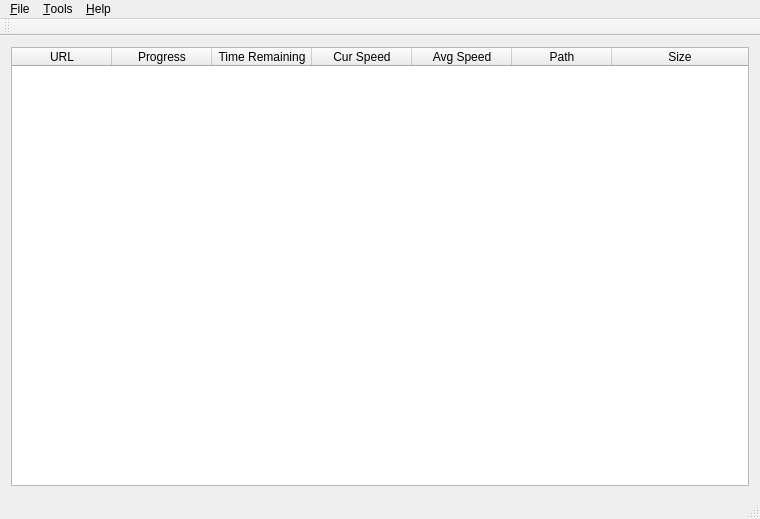
<?xml version="1.0" encoding="UTF-8"?>
<ui version="4.0">
 <class>MainWindow</class>
 <widget class="QMainWindow" name="MainWindow">
  <property name="geometry">
   <rect>
    <x>0</x>
    <y>0</y>
    <width>760</width>
    <height>519</height>
   </rect>
  </property>
  <property name="acceptDrops">
   <bool>false</bool>
  </property>
  <property name="windowTitle">
   <string>YAD</string>
  </property>
  <widget class="QWidget" name="centralWidget">
   <layout class="QVBoxLayout" name="verticalLayout">
    <item>
     <widget class="QTreeWidget" name="downloadWidget">
      <column>
       <property name="text">
        <string>URL</string>
       </property>
       <property name="textAlignment">
        <set>AlignHCenter|AlignVCenter|AlignCenter</set>
       </property>
      </column>
      <column>
       <property name="text">
        <string>Progress</string>
       </property>
       <property name="textAlignment">
        <set>AlignHCenter|AlignVCenter|AlignCenter</set>
       </property>
      </column>
      <column>
       <property name="text">
        <string>Time Remaining</string>
       </property>
       <property name="textAlignment">
        <set>AlignHCenter|AlignVCenter|AlignCenter</set>
       </property>
      </column>
      <column>
       <property name="text">
        <string>Cur Speed</string>
       </property>
       <property name="textAlignment">
        <set>AlignHCenter|AlignVCenter|AlignCenter</set>
       </property>
      </column>
      <column>
       <property name="text">
        <string>Avg Speed</string>
       </property>
       <property name="textAlignment">
        <set>AlignHCenter|AlignVCenter|AlignCenter</set>
       </property>
      </column>
      <column>
       <property name="text">
        <string>Path</string>
       </property>
       <property name="textAlignment">
        <set>AlignHCenter|AlignVCenter|AlignCenter</set>
       </property>
      </column>
      <column>
       <property name="text">
        <string>Size</string>
       </property>
       <property name="textAlignment">
        <set>AlignHCenter|AlignVCenter|AlignCenter</set>
       </property>
      </column>
     </widget>
    </item>
   </layout>
  </widget>
  <widget class="QMenuBar" name="menuBar">
   <property name="geometry">
    <rect>
     <x>0</x>
     <y>0</y>
     <width>760</width>
     <height>26</height>
    </rect>
   </property>
   <property name="defaultUp">
    <bool>false</bool>
   </property>
   <widget class="QMenu" name="menuFIle">
    <property name="title">
     <string>&amp;File</string>
    </property>
    <addaction name="actionURL"/>
    <addaction name="actionExit"/>
   </widget>
   <widget class="QMenu" name="menuTools">
    <property name="title">
     <string>&amp;Tools</string>
    </property>
    <addaction name="actionSettings"/>
   </widget>
   <widget class="QMenu" name="menuHelp">
    <property name="title">
     <string>&amp;Help</string>
    </property>
    <addaction name="actionAbout"/>
   </widget>
   <addaction name="menuFIle"/>
   <addaction name="menuTools"/>
   <addaction name="menuHelp"/>
  </widget>
  <widget class="QToolBar" name="mainToolBar">
   <attribute name="toolBarArea">
    <enum>TopToolBarArea</enum>
   </attribute>
   <attribute name="toolBarBreak">
    <bool>false</bool>
   </attribute>
  </widget>
  <widget class="QStatusBar" name="statusBar">
   <property name="locale">
    <locale language="English" country="India"/>
   </property>
  </widget>
  <action name="actionURL">
   <property name="text">
    <string>URL</string>
   </property>
   <property name="shortcut">
    <string>Ctrl+O</string>
   </property>
  </action>
  <action name="actionSettings">
   <property name="text">
    <string>Settings</string>
   </property>
   <property name="shortcut">
    <string>Ctrl+S</string>
   </property>
  </action>
  <action name="actionAbout">
   <property name="text">
    <string>About</string>
   </property>
   <property name="shortcut">
    <string>Ctrl+A</string>
   </property>
  </action>
  <action name="actionExit">
   <property name="checkable">
    <bool>false</bool>
   </property>
   <property name="text">
    <string>Exit</string>
   </property>
   <property name="shortcut">
    <string>Ctrl+Q</string>
   </property>
  </action>
 </widget>
 <layoutdefault spacing="6" margin="11"/>
 <resources/>
 <connections/>
</ui>
